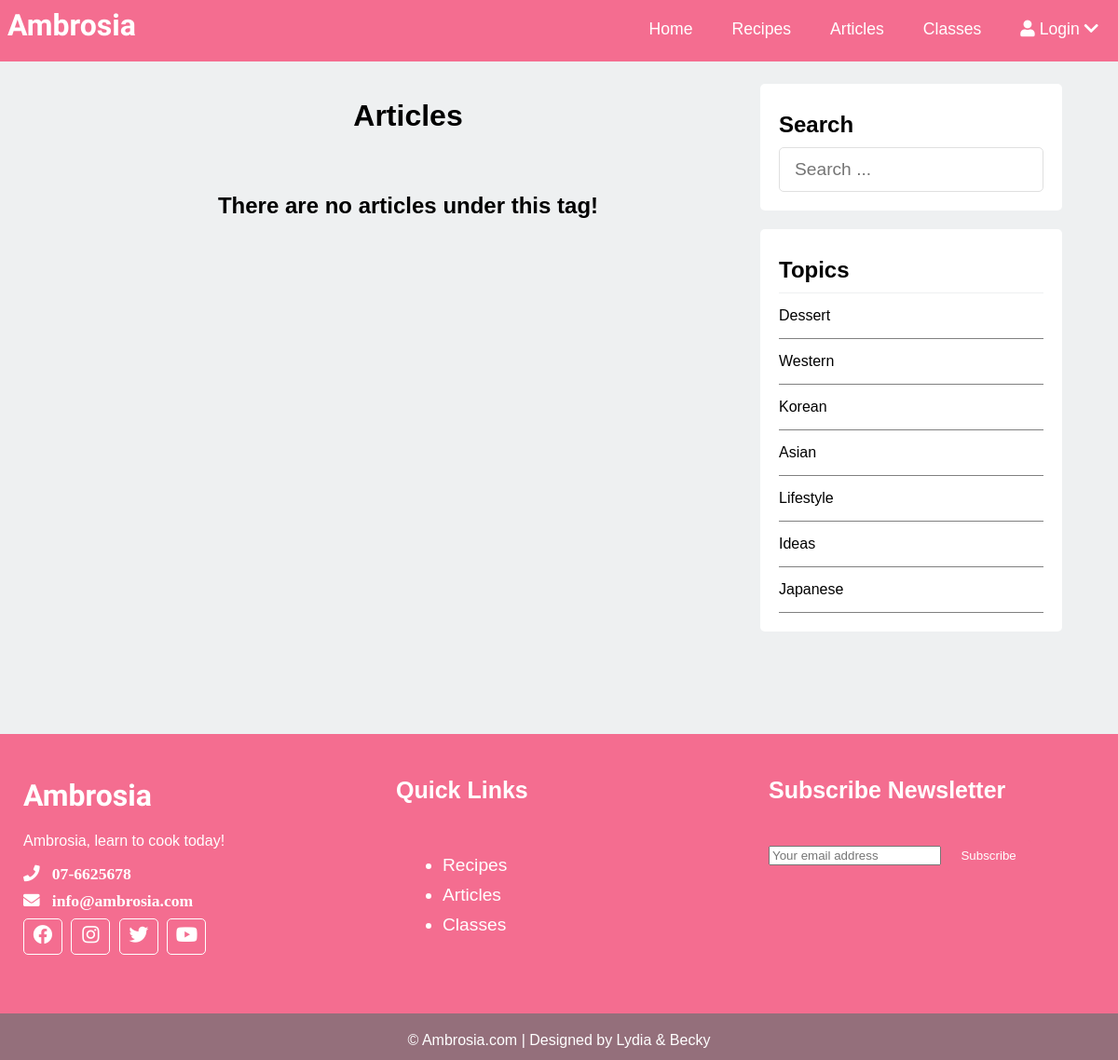
The app's page /Main_Article Browse.php?TagID=T001 with its own data.
### tables this page shows
CREATE TABLE IF NOT EXISTS `tags` (
  `TagID` varchar(50) NOT NULL,
  `Name` varchar(255) NOT NULL,
  PRIMARY KEY (`TagID`)
);

### Main_Article Browse.php (the view, shortened to what this page needs)
<?php
	include("Scripts/Script_Connection.php");
	$sqlTag = "SELECT * FROM tags";
	$resultTag = mysqli_query($con, $sqlTag);
?>
<!DOCTYPE html>
<html lang="en">
<head>
	<link href="<?php echo $_SESSION['Theme']; ?>" rel="stylesheet" type="text/css">
	<link rel="stylesheet" href="https://use.fontawesome.com/releases/v5.13.1/css/all.css">
</head>
<body class="GridlessBody">
	<?php include("Header.php"); ?>
		<div class="browse-content clearfix">
			<div class="main-content">
				<h1 class="article-title">Articles</h1>
				<h2 id="Msg">There are no articles under this tag!</h2>
			</div>
			<div class="sidebar">
				<div class="section search">
					<h2 class="section-title">Search</h2>
					<form action="index.html" method="post">
						<input type="text" id="SearchBox" name="search-term" class="text-input"
						placeholder="Search ..." oninput="SearchFunction()" onblur="setTimeout(NoSearch, 100)"
						autoComplete="off">
					</form>
				</div>
				<div class="section topics">
					<h2 class="section-title">Topics</h2>
					<ul>
						<?php
							while ($rowT = mysqli_fetch_assoc($resultTag)) {
								$TagName = $rowT["Name"];
								$TagID = $rowT["TagID"];
								echo '<li><a href="Main_Article Browse.php?TagID='.$TagID.'"
								 name="TagList">'.$TagName.'</a></li>';
							}
						?>
					</ul>
				</div>
			</div>
		</div>
	<?php include("Footer.php"); ?>
</body>
</html>

### Ambrosia.css (style rules this page uses)
:root { font-family: 'Lucida Sans', 'Lucida Sans Regular', 'Lucida Grande', 'Lucida Sans Unicode', Geneva, Verdana, sans-serif; --Header: #F46D90; --Background: #EEF0F1; --Panel: #DE426B; --Highlight: #C72B55; --TextBorder: #E0E0E0; }
* { box-sizing: border-box; }
a { text-decoration: none; color: inherit; }
body { background-color: var(--Background); margin: 0em; padding: 0em; display: grid; justify-items: center; }
.GridlessBody { display: unset; height: 100%; }
.clearfix::after { content: ''; display: block; clear: both; }
.text-input { padding:.7rem 1rem; display: block; width: 100%; border-radius: 5px; border: 1px solid var(--TextBorder, lightgray) ; outline: none; color: grey; line-height: 1.5rem; font-size: 1.2rem; }
#Msg { display: none; text-align: center; }
.browse-content { width: 90%; margin: 10px auto 10px; padding-bottom: 5em; }
.browse-content .main-content { width: 70%; float: left; }
.browse-content .main-content .article-title { text-align: center; margin: 3em auto 2em; }
.browse-content .sidebar { width: 30%; float: left; height: inherit; }
.browse-content .sidebar .section { background: white; padding: 20px; border-radius: 5px; margin-bottom: 20px; }
.browse-content .sidebar .section .section-title { margin: 10px 0px 10px 0px; }
.browse-content .sidebar .section.search { margin-top: 80px; }
.browse-content .sidebar .section.topics ul { margin: 0px; padding: 0px; list-style: none; border-top: 1px solid #EEF0F1; }
.browse-content .sidebar .section.topics ul li a { display: block; padding: 15px 0px 15px 0px; border-bottom: 1px solid grey; transition: all.3s; }

### records on screen
tags: Name "Dessert"
tags: Name "Western"
tags: Name "Korean"
tags: Name "Asian"
tags: Name "Lifestyle"
tags: Name "Ideas"
tags: Name "Japanese"

### other values on screen
$_SESSION["Username"] "Login"
